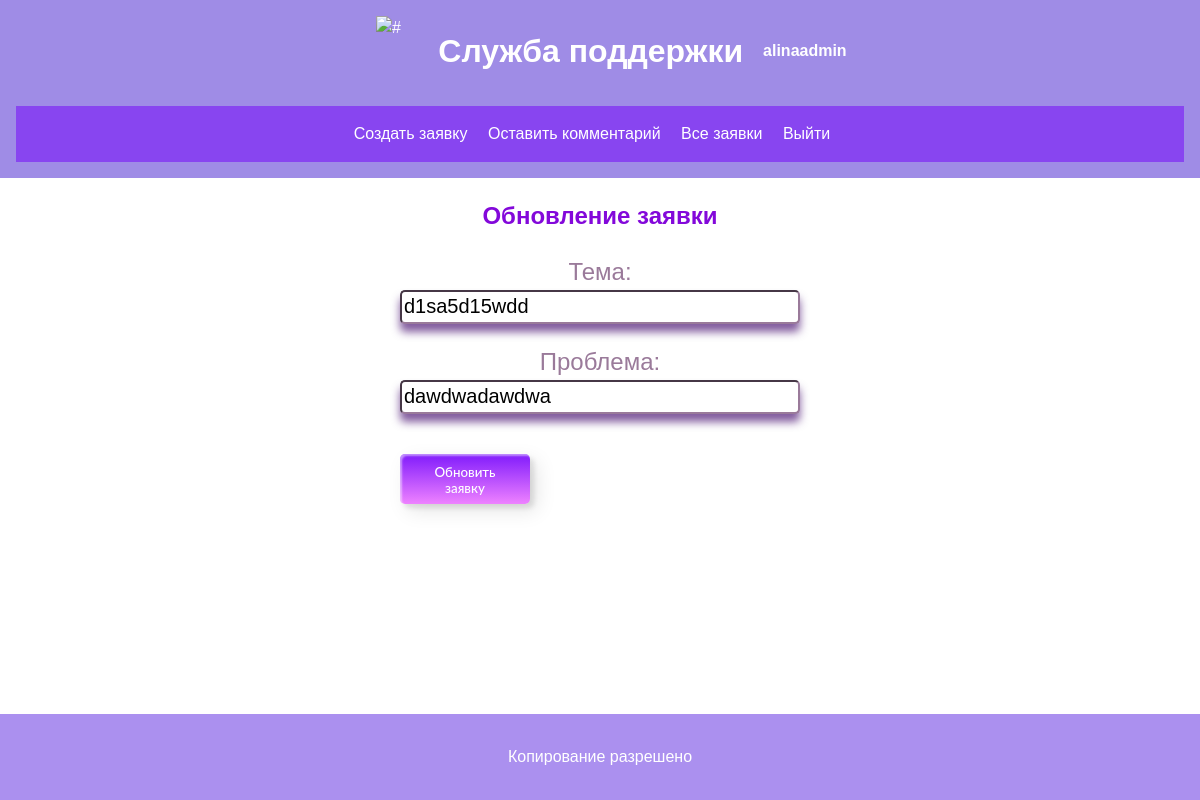
Screenshot of /tickets/update/2/ (signed in) with the database file from the repository.
### users/models.py (models this page shows)
class User(AbstractUser):
    username = models.CharField(max_length=50, unique=True)
    first_name = models.CharField(max_length=50)
    last_name = models.CharField(max_length=50)
    email = models.EmailField(max_length=255, unique=True)
    password = models.CharField(max_length=150)
    is_employee = models.BooleanField(default=False)
    id = models.AutoField(unique=True, primary_key=True, editable=False)
    def __str__(self):
        return self.username

### tickets/models.py (models this page shows)
class Ticket(models.Model):
    STATUS_CHOICES = (
        ('new', 'New'),
        ('done', 'Done')
    )
    author = models.ForeignKey(User, max_length=50, on_delete=models.CASCADE)
    description = models.CharField(max_length=200)
    message = models.CharField(max_length=200)
    status = models.CharField(max_length=20, choices=STATUS_CHOICES, default='new')
    created_at = models.DateTimeField(auto_now_add=True)
    id = models.AutoField(unique=True, primary_key=True, editable=False)
    def __str__(self):
        return self.description

### tickets/views.py (the view)
# urls.py: path('update/<int:pk>/', views.updateTicket, name='update'),
@login_required(login_url='login')
def updateTicket(request, pk):
    ticketobj = Ticket.objects.get(id=pk)
    print("ticket", ticketobj)
    form = TicketForm(instance=ticketobj)
    print("req", request)
    if request.method == 'POST':
        form = TicketForm(request.POST, instance=ticketobj)
        print(form)
        if form.is_valid():
            form.save()
            return redirect('tickets-all')
    context = {'form': form}
    return render(request, 'tickets/update.html', context)

### tickets/forms.py
class TicketForm(ModelForm):
    class Meta:
        model = Ticket
        fields = ['description', 'message']
        labels = {'description': 'Тема', 'message': 'Проблема'}
    def __init__(self, *args, **kwargs):
        super(TicketForm, self).__init__(*args, **kwargs)
        self.fields['description'].widget.attrs.update({'class': 'form__field_1'})
        self.fields['message'].widget.attrs.update({'class': 'form__field_1'})

### tickets/templates/tickets/update.html (shortened to what this page needs)
{% extends "tickets/base.html" %}
{% block content %}
<h2>Обновление заявки</h2>
<form class="form" method="POST">
    {{ form }}
    <button class="custom-btn btn-1" type="submit">Обновить заявку</button>
</form>
{% endblock %}

### tickets/templates/tickets/base.html (shortened to what this page needs)
{% load static %}
<!DOCTYPE html>
<html lang="ru">
<head>
   <link rel="stylesheet" href="{% static 'css/style.css' %}" type="text/css">
</head>
<body>
<header>
    <div class="header-logo">
    <div class="logo">
        <img src="https://emojio.ru/images/apple-b/1f338.png" alt="#">
    </div>
    <h1>Служба поддержки</h1>
      <div class="special">{{ user }}</div>
    </div>
    <nav>
        <ul>
        {% if user.is_employee == False %}
            <li><a href="/tickets/create/">Создать заявку</a></li>
            <li><a href="/tickets/feedback/">Оставить комментарий</a></li>
        {% endif %}
            <li><a href="/tickets/all/">Все заявки</a></li>
            {% if user.is_authenticated %}
            <li><a href="/users/logout/">Выйти</a></li>
            {% endif %}
        </ul>
    </nav>
</header>
<main>
    <div class="container">
    {% block content %}
    {% endblock %}
</div>
</main>
<footer>
    <p>Копирование разрешено</p>
</footer>
</body>
</html>

### static/css/style.css (style rules this page uses)
body { font-family: Arial, sans-serif; font-size: 16px; line-height: 1.5; color: #333; margin: 0; padding: 0; height: 100vh; }
.container { width: 80%; margin: 0 auto; }
.header-logo { display: flex; justify-content: center; margin-bottom: 20px; align-items: center; }
.logo { width: 70px; height: 70px; margin-right: 15px; }
.logo img { width: 100%; height: 100%; object-fit: cover; }
header { background-color: rgba(52, 12, 203, 0.47); color: white; text-align: center; padding: 1em; }
header h1 { margin: 0; }
nav { background-color: rgba(114, 2, 251, 0.51); text-align: center; padding: 1em; }
nav ul { list-style: none; padding: 0; margin: 0; }
nav ul li { display: inline; margin-right: 1em; }
nav ul li a { color: white; text-decoration: none; }
main { margin: auto; text-align: center; margin-top: 20px; width: 100%; margin-bottom: 120px; }
footer { position: fixed; bottom: 0; left: 0; right: 0; background-color: rgba(73, 15, 220, 0.46); color: rgb(255, 255, 255); text-align: center; padding: 15px 0; width: 100%; }
main .custom-btn { width: 130px; height: 50px; color: #fff; border-radius: 5px; padding: 10px 25px; font-family: 'Lato', sans-serif; font-weight: 500; background: transparent; cursor: pointer; transition: all 0.3s ease; position: relative; display: inline-block; box-shadow:inset 2px 2px 2px 0px rgba(255,255,255,.5), 7px 7px 20px 0px rgba(0,0,0,.1), 4px 4px 5px 0px rgba(0,0,0,.1); outline: none; margin-top: 20px; }
main .btn-1 { background: rgba(220, 15, 200, 0.56); background: linear-gradient(0deg, rgba(221, 0, 255, 0.49) 0%, rgba(114, 2, 251, 0.9) 100%); border: none; }
.form { color: #9a7a9a; display: flex; margin: auto ; width: 400px; flex-direction: column ; font-size: 24px; text-align: center; }
h2 { color: #8308da; }
.form input { border-color: rgb(154, 122, 154); height: 28px; margin-bottom: 20px; font-size: 20px; box-shadow: 0 8px 8px rgba(69, 12, 110, 0.67); border-radius: 5px; }
.container { margin: auto; padding: 0 15px; }
.special { font-weight: bold; margin-left: 20px; }

### rows the page displays
User: username "alinaadmin"
Ticket: description "d1sa5d15wdd", message "dawdwadawdwa"
